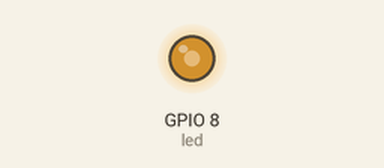
The program below on a simulated ESP32 board running MicroPython. Parts: output pins drawn as LEDs (lit = HIGH).

Above: at 0.05 s.
At 1.05 s:
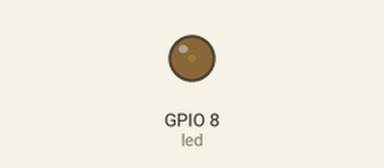
At 2.2 s:
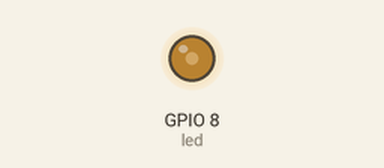
At 4.45 s:
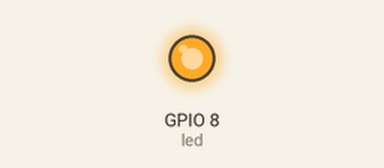
Timing chart, 0 to 5.8 s (numbered marks = the images above):
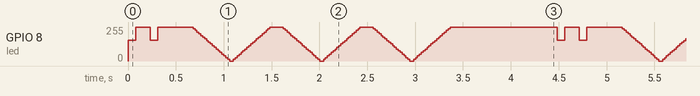

Measured:
- by itself, GPIO 8 (led): moves between 0/255 and 255/255, repeating every 4.5 s

The program:

main.py
```python
from time import sleep_ms

from machine import Pin, PWM

# The SuperMini's built-in blue LED turns on when GPIO8 is low.
# PWM duty is inverted: 1023 = LED off, 0 = full brightness.
led = PWM(Pin(8))
led.freq(1000)
led.duty(1023)

MAX = 1023


def brightness(level):
    led.duty(MAX - level)


def ramp(start, end, steps, delay_ms):
    for i in range(steps + 1):
        brightness(start + (end - start) * i // steps)
        sleep_ms(delay_ms)


def chirp(times, level, on_ms, off_ms):
    for _ in range(times):
        brightness(level)
        sleep_ms(on_ms)
        brightness(0)
        sleep_ms(off_ms)


try:
    while True:
        # Two short chirps, as when the alarm is triggered.
        chirp(2, 400, 80, 150)
        sleep_ms(200)

        # Siren wail: brightness rises and falls three times.
        for _ in range(3):
            ramp(0, MAX, 20, 20)
            ramp(MAX, 0, 20, 20)
            sleep_ms(100)

        sleep_ms(1000)
finally:
    brightness(0)
```
